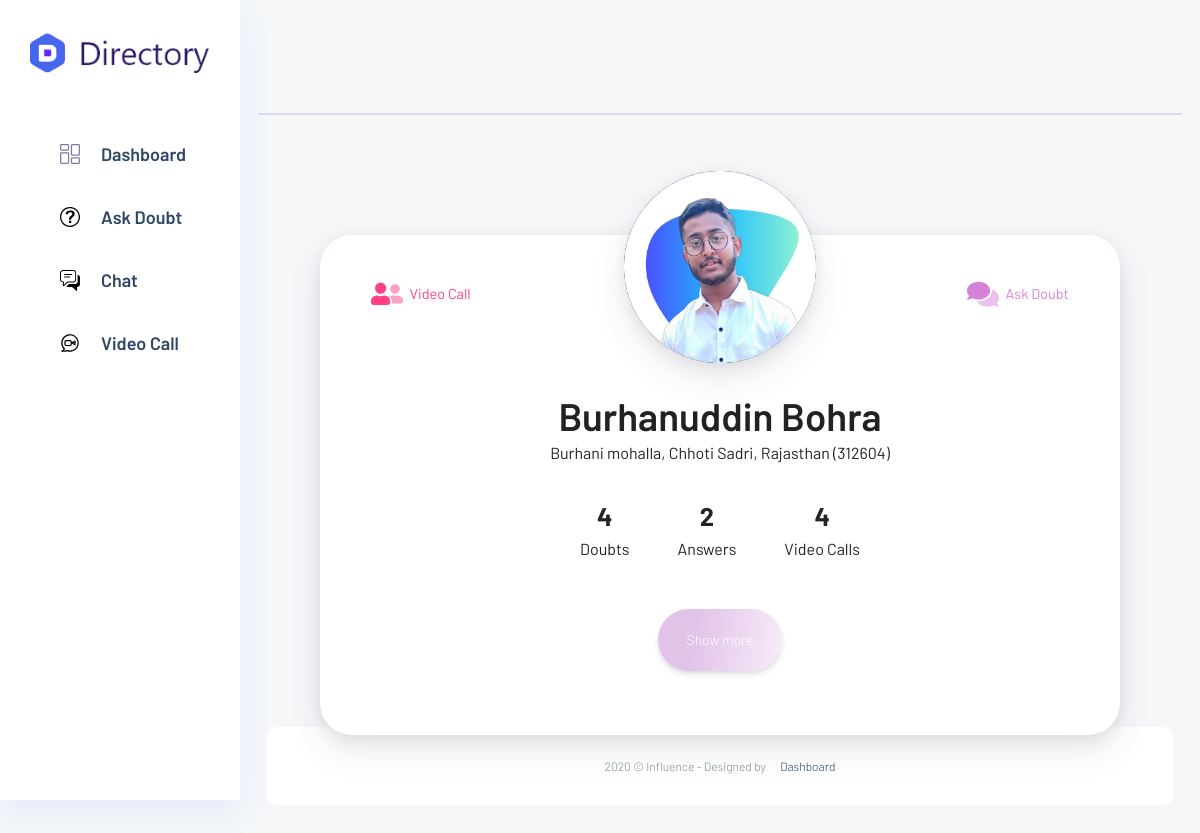
The page /student/Dashboard/Pages/profile.php (signed in) on the database its author committed.
### tables this page shows
CREATE TABLE `subscription_user` (
  `id` int(11) NOT NULL,
  `user_id` int(255) NOT NULL,
  `name` varchar(255) NOT NULL,
  `email` varchar(255) NOT NULL,
  `contact` varchar(255) NOT NULL,
  `photo` varchar(255) NOT NULL,
  `mother_name` varchar(255) DEFAULT NULL,
  `mother_email` varchar(255) DEFAULT NULL,
  `mother_contact` varchar(20) DEFAULT NULL,
  `father_name` varchar(255) DEFAULT NULL,
  `father_email` varchar(255) DEFAULT NULL,
  `father_contact` varchar(20) NOT NULL,
  `address` varchar(255) NOT NULL,
  `city` varchar(255) NOT NULL,
  `state` varchar(100) NOT NULL,
  `pin` varchar(10) NOT NULL,
  `subscription_id` int(10) NOT NULL,
  `transaction_id` varchar(255) NOT NULL,
  `created_at` datetime NOT NULL DEFAULT current_timestamp(),
  `end_date` date NOT NULL,
  `verified` int(11) NOT NULL DEFAULT 0
);

### student/Dashboard/Pages/profile.php (the view, shortened to what this page needs)
<?php
include('../../../includes/config.php');
$user_id = $_SESSION['user_id'];
$stmt_doubt_ids = $dbh->prepare("SELECT doubt_id FROM doubt WHERE user_id = :user_id");
$stmt_doubt_ids->bindParam(':user_id', $user_id);
$stmt_doubt_ids->execute();
$doubt_ids = $stmt_doubt_ids->fetchAll(PDO::FETCH_COLUMN);
$video_call_count = 0;
foreach ($doubt_ids as $doubt_id) {
  $stmt_video_call_count = $dbh->prepare("SELECT COUNT(*) AS video_call_count FROM video_call WHERE doubt_id = :doubt_id ");
  $stmt_video_call_count->bindParam(':doubt_id', $doubt_id);
  $stmt_video_call_count->execute();
  $video_call_row = $stmt_video_call_count->fetch(PDO::FETCH_ASSOC);
  $video_call_count += $video_call_row['video_call_count'];
}
$stmt_doubt = $dbh->prepare("SELECT COUNT(*) AS doubt_count FROM doubt WHERE user_id = :user_id");
$stmt_doubt->bindParam(':user_id', $user_id);
$stmt_doubt->execute();
$doubt_row = $stmt_doubt->fetch(PDO::FETCH_ASSOC);
$doubt_count = $doubt_row['doubt_count'];
$stmt_answer = $dbh->prepare("SELECT COUNT(*) AS answer_count FROM doubt WHERE user_id = :user_id AND feedback = 1");
$stmt_answer->bindParam(':user_id', $user_id);
$stmt_answer->execute();
$answer_row = $stmt_answer->fetch(PDO::FETCH_ASSOC);
$answer_count = $answer_row['answer_count'];
$stmt = $dbh->prepare("SELECT * FROM subscription_user WHERE user_id = :user_id ORDER BY created_at DESC LIMIT 1");
$stmt->bindParam(':user_id', $user_id);
$stmt->execute();
$user = $stmt->fetchAll(PDO::FETCH_ASSOC);
foreach ($user as $userInfo) {
  $name = $userInfo['name'];
  $address = $userInfo['address'];
  $city = $userInfo['city'];
  $state = $userInfo['state'];
  $pin = $userInfo['pin'];
}
?>
<!DOCTYPE html>
<html lang="en">
<head>
  <link rel="stylesheet" href="./css/style.css">
  <link rel="stylesheet" href="./css/demo.css">
  <link rel="stylesheet" href="../css/bootstrap1.min.css">
  <link rel="stylesheet" href="../vendors/themefy_icon/themify-icons.css">
  <link rel="stylesheet" href="../vendors/swiper_slider/css/swiper.min.css">
  <link rel="stylesheet" href="../vendors/select2/css/select2.min.css">
  <link rel="stylesheet" href="../vendors/niceselect/css/nice-select.css">
  <link rel="stylesheet" href="../vendors/owl_carousel/css/owl.carousel.css">
  <link rel="stylesheet" href="../vendors/gijgo/gijgo.min.css">
  <link rel="stylesheet" href="../vendors/font_awesome/css/all.min.css">
  <link rel="stylesheet" href="../vendors/tagsinput/tagsinput.css">
  <link rel="stylesheet" href="../vendors/datepicker/date-picker.css">
  <link rel="stylesheet" href="../vendors/datatable/css/jquery.dataTables.min.css">
  <link rel="stylesheet" href="../vendors/datatable/css/responsive.dataTables.min.css">
  <link rel="stylesheet" href="../vendors/datatable/css/buttons.dataTables.min.css">
  <link rel="stylesheet" href="../vendors/text_editor/summernote-bs4.css">
  <link rel="stylesheet" href="../vendors/morris/morris.css">
  <link rel="stylesheet" href="../vendors/material_icon/material-icons.css">
  <link rel="stylesheet" href="../css/metisMenu.css">
  <link rel="stylesheet" href="../css/style1.css">
  <link rel="stylesheet" href="../css/colors/default.css" id="colorSkinCSS">
  <link rel="stylesheet" href="https://code.jquery.com/ui/1.12.1/themes/base/jquery-ui.css">
</head>
<body>
  <?php include('../includes/sidebar.php'); ?>
  <section class="main_content dashboard_part">
    <?php include('../includes/navbar.php'); ?>
    <main class="cd__main" style="background-color: #F5F7F9;">
      <div class="profile-page">
        <div class="content">
          <div class="content__cover">
            <div class="content__avatar"><a href="../img/profile.jpg"></a></div>
          </div>
          <div class="content__actions"><a href="video_call.php">
              <span>Video Call</span></a><a href="ask_doubt.php">
              <span>Ask Doubt</span></a></div>
          <div class="content__title">
            <h1><?php echo $name ?></h1><span><?php echo $address . ", " . $city . ", " . $state . " (" . $pin . ")"  ?></span>
          </div>
          <ul class="content__list">
            <li><span><?php echo $doubt_count ?></span>Doubts</li>
            <li><span><?php echo $answer_count ?></span>Answers</li>
            <li><span><?php echo $video_call_count ?></span>Video Calls</li>
          </ul>
          <div class="content__button">
            <a id="toggleButton" class="button" href="javascript:void(0);" onclick="toggleDetails()">
              <p class="button__text" style="color: white;">Show more</p>
            </a>
          </div>
        </div>
      </div>
    </main>
    <?php include('../includes/footer.php'); ?>
  </section>
</body>
</html>

### student/Dashboard/Pages/css/style.css (style rules this page uses)
* { margin: 0; padding: 0; box-sizing: border-box; }
.cd__main { display: block !important; }
body { background: #fff; font: 14px/1.4 -apple-system, BlinkMacSystemFont, "Segoe UI", Roboto, "Helvetica Neue", Arial, sans-serif, "Apple Color Emoji", "Segoe UI Emoji", "Segoe UI Symbol", "Noto Color Emoji"; color: rgba(0,0,0,0.6); }
.profile-page { display: flex; padding-top: 5rem; }
.profile-page .content { display: flex; flex-direction: column; max-width: 800px; width: 100%; position: relative; z-index: 2; margin: auto; padding: 2rem; background: #fff; border-radius: 2rem; box-shadow: 0 15px 35px rgba(50,50,93,0.1), 0 5px 15px rgba(0,0,0,0.07); }
.profile-page .content__cover { position: relative; background: linear-gradient(150deg, #1d8cf8 20%, #3358f4 100%); }
.profile-page .content__avatar { width: 12rem; height: 12rem; position: absolute; bottom: 0; left: 50%; z-index: 2; transform: translate(-50%, 50%); background: #8f6ed5 url("../../img/profile.jpg") center center no-repeat; background-size: cover; border-radius: 50%; box-shadow: 0 15px 35px rgba(50,50,93,0.1), 0 5px 15px rgba(0,0,0,0.07); }
.profile-page .content__avatar::before { content: ""; position: absolute; top: 0; bottom: 0; left: 0; right: 0; border-radius: 50%; }
.profile-page .content__actions { display: flex; justify-content: space-between; padding: 0.2rem; }
.profile-page .content__actions a { display: flex; flex-flow: row nowrap; align-items: center; justify-content: center; height: 3rem; padding: 0.2rem 1rem; border-radius: 2rem; text-decoration: none; font-size: 0.9rem; }
.profile-page .content__actions a svg { width: 2rem; margin-right: 0.4rem; }
.profile-page .content__actions a:first-child { color: #ff4086; }
.profile-page .content__actions a:last-child { color: #d782d9; }
.profile-page .content__title { margin-top: 4.5rem; text-align: center; order: 1; }
.profile-page .content__title h1 { margin-bottom: 0.1rem; font-size: 2.4rem; }
.profile-page .content__title span { font-size: 1rem; }
.profile-page .content__list { display: flex; justify-content: center; margin-top: 2rem; list-style-type: none; order: 3; }
.profile-page .content__list li { padding: 0 1.5rem; text-align: center; font-size: 1rem; }
.profile-page .content__list li span { display: block; margin-bottom: 0.1rem; font-weight: bold; font-size: 1.6rem; }
.profile-page .content__button { margin: 3rem 0 2rem; text-align: center; order: 4; }
.profile-page .content__button .button { display: inline-block; padding: 1.2rem 1.8rem; text-align: center; text-decoration: none; background: linear-gradient(100deg, #E2C3E8 30%, #F7ECF9 100%); border-radius: 2rem; box-shadow: 0 4px 6px rgba(50,50,93,0.11), 0 1px 3px rgba(0,0,0,0.08); font-size: 1rem; color: #fff; cursor: pointer; }

### student/Dashboard/Pages/css/demo.css (style rules this page uses)
* { margin: 0; padding: 0; }
*, *::before, *::after { margin: 0; padding: 0; box-sizing: inherit; }
body { min-height: 100vh; display: flex; justify-content: center; flex-wrap: wrap; align-content: flex-start; font-family: 'Roboto', sans-serif; font-style: normal; font-weight: 300; font-smoothing: antialiased; -webkit-font-smoothing: antialiased; -moz-osx-font-smoothing: grayscale; font-size: 15px; background: #eee; }
.cd__main { background: #fff; padding: 20px; flex-direction: row; flex-wrap: wrap; justify-content: center; }
.cd__main { display: flex; width: 100%; }

### rows shown on the page
subscription_user: name "Burhanuddin Bohra", address "Burhani mohalla", city "Chhoti Sadri", state "Rajasthan", pin "312604"

### other values the page prints
$doubt_count "4"
$answer_count "2"
$video_call_count "4"
